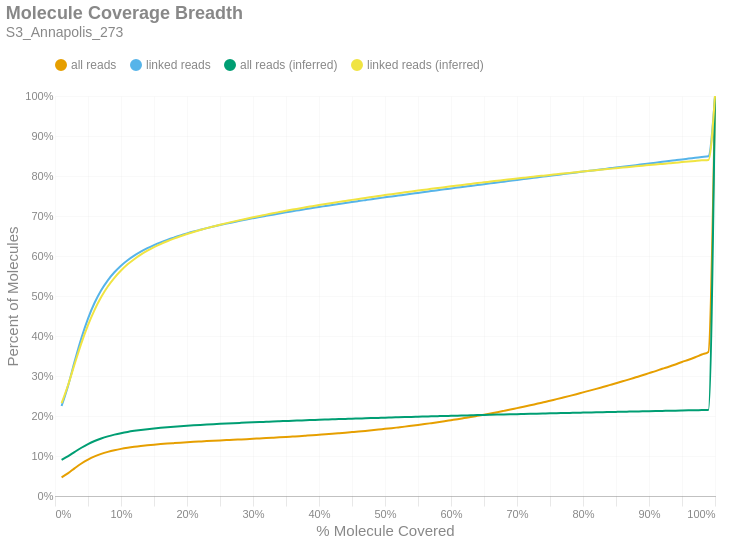

The notebook cell saved with this chart:
### Markdown cell above
### Molecule Read Coverage
This chart shows molecule coverage breadth as computed by the number of bases aligned to that molecule. In other words, "*how much of each unique long molecule is actually sequenced/aligned?*" Keep in mind there is a distinction between sequences and alignments, since some sequences belonging to a particular molecule may not align well and wouldn't appear in the alignment data. This chart also shows molecule coverage breadth as computed by the *inferred fragment* from which the aligned sequences originate. Unlike read coverage, this calculation takes into account the total insert size, including unsequenced gaps between the forward and reverse reads. Like the previous figures, these are cumulative percents.

### Code cell
if SKIPLR:
    print_html(f"Skipped")
else:
    binned_df = consolidated_hist(valids['coverage_bp'], mask, 0.01, True)
    binned_df_inf = consolidated_hist(valids['coverage_inserts'], mask, 0.01, True)
    binned_df = binned_df.with_columns(pl.lit(binned_df_inf['all reads (cumsum)']).alias('all reads (inferred)'))
    binned_df = binned_df.with_columns(pl.lit(binned_df_inf['linked reads (cumsum)']).alias('linked reads (inferred)'))
    binned_df = binned_df.with_columns(
        (pl.col('bin').cast(pl.Float64) + 0.01).alias('right_edge')
    )

    with SafeRender(binned_df):
        (
            density_plot(binned_df, 'Molecule Coverage Breadth', samplename, 'molcov', ['all reads (inferred)','linked reads (inferred)'])
            .encode(
                #x=alt.X('bin:Q', title="% Molecule Covered").axis(format = '%').scale(padding=0),
                x=alt.X('right_edge:Q', title="% Molecule Covered").axis(format='%').scale(padding=0),
                y=alt.Y('value:Q', title='Percent of Molecules')
                    .axis(format='%')
                    .stack(False)
                    .scale(domainMin=0, padding=0),
                color=alt.Color("key:N").scale(domain = ["all reads", "linked reads", "all reads (inferred)", "linked reads (inferred)"]),
                tooltip = [
                    alt.Tooltip("key:N", title = "Data Type"),
                    alt.Tooltip("range_label:N", title="% Molecule Covered"),
                    alt.Tooltip("value:Q", format = ".2%", title="% Molecules")
                ]
            )
        ).display()

### Figure 1 — Vega-Lite specification as saved in the notebook (floating-point values rounded to 4 significant figures)
{"width": "container", "height": 400, "config": {"title": {"anchor": "start", "dy": -15, "fontSize": 18, "color": "#888888", "subtitleColor": "#888888", "subtitleFontSize": 14}, "arc": {"fill": "#0072B2"}, "axis": {"domainColor": "#888888", "domainWidth": 0.5, "gridWidth": 0.2, "grid": false, "titleFontWeight": 400, "titleFontSize": 15, "labelFontSize": 11, "labelColor": "#888888", "tickColor": "#888888", "tickWidth": 0.2, "titleColor": "#888888"}, "axisBand": {"grid": false}, "axisX": {"grid": true, "tickSize": 10, "domainCap": "round"}, "axisY": {"domain": false, "grid": true, "tickSize": 0, "domainCap": "round"}, "background": "transparent", "header": {"labelFontSize": 15, "labelColor": "#888888", "titleFontSize": 15, "titleFontWeight": 600, "titleColor": "#888888"}, "legend": {"labelFont": "sans-serif", "labelFontSize": 12, "labelColor": "#888888", "symbolSize": 100, "symbolType": "circle", "titleFontSize": 12, "titlePadding": 10, "titleColor": "#888888", "title": null, "orient": "top"}, "range": {"category": ["#E69F00", "#56B4E9", "#009E73", "#F0E442", "#0072B2", "#D55E00", "#CC79A7", "#000000"], "diverging": ["#cfe8f3", "#a2d4ec", "#73bfe2", "#46abdb", "#1696d2", "#12719e"]}, "area": {"fill": "#0072B2", "fillOpacity": 0.7, "line": true, "strokeOpacity": 0.7}, "line": {"color": "#0072B2", "stroke": "#0072B2", "strokeWidth": 2}, "trail": {"color": "#0072B2", "stroke": "#0072B2", "strokeWidth": 0, "size": 1}, "point": {"filled": true, "fillOpacity": 1.0, "size": 95}, "text": {"color": "#888888", "fontSize": 11, "align": "right", "fontWeight": 400, "size": 11}, "bar": {"fill": "#0072B2", "stroke": null}, "view": {"stroke": null, "continuousWidth": 660, "continuousHeight": 400}}, "data": {"name": "data-4e168f804faaac9d46379edbef8be25c"}, "mark": {"type": "line", "interpolate": "monotone", "point": {"opacity": 0, "size": 275}}, "encoding": {"color": {"field": "key", "scale": {"domain": ["all reads", "linked reads", "all reads (inferred)", "linked reads (inferred)"]}, "type": "nominal"}, "tooltip": [{"field": "key", "title": "Data Type", "type": "nominal"}, {"field": "range_label", "title": "% Molecule Covered", "type": "nominal"}, {"field": "value", "format": ".2%", "title": "% Molecules", "type": "quantitative"}], "x": {"axis": {"format": "%"}, "field": "right_edge", "scale": {"padding": 0}, "title": "% Molecule Covered", "type": "quantitative"}, "y": {"axis": {"format": "%"}, "field": "value", "scale": {"domainMin": 0, "padding": 0}, "stack": false, "title": "Percent of Molecules", "type": "quantitative"}}, "params": [{"name": "param_c36ac31b6afebe62", "select": {"type": "point", "fields": ["key"]}, "bind": "legend"}], "title": {"text": "Molecule Coverage Breadth", "subtitle": "S3_Annapolis_273"}, "transform": [{"fold": ["all reads (cumsum)", "linked reads (cumsum)", "all reads (inferred)", "linked reads (inferred)"]}, {"calculate": "replace(datum.key, ' (cumsum)', '')", "as": "key"}, {"filter": {"param": "param_c36ac31b6afebe62"}}], "usermeta": {"embedOptions": {"downloadFileName": "S3_Annapolis_273.molcov"}}, "$schema": "https://vega.github.io/schema/vega-lite/v6.1.0.json", "datasets": {"data-4e168f804faaac9d46379edbef8be25c": [{"bin": "0.0", "interval": "0.0-0.01", "all reads": 0.04679, "linked reads": 0.2249, "all reads (cumsum)": 0.04679, "linked reads (cumsum)": 0.2249, "range_label": "0.0-0.01", "all reads (inferred)": 0.09029, "linked reads (inferred)": 0.2319, "right_edge": 0.01}, {"bin": "0.01", "interval": "0.01-0.02", "all reads": 0.01054, "linked reads": 0.05163, "all reads (cumsum)": 0.05733, "linked reads (cumsum)": 0.2765, "range_label": "0.01-0.02", "all reads (inferred)": 0.09968, "linked reads (inferred)": 0.2781, "right_edge": 0.02}, {"bin": "0.02", "interval": "0.02-0.03", "all reads": 0.01241, "linked reads": 0.06139, "all reads (cumsum)": 0.06974, "linked reads (cumsum)": 0.3379, "range_label": "0.02-0.03", "all reads (inferred)": 0.1104, "linked reads (inferred)": 0.3313, "right_edge": 0.03}, {"bin": "0.03", "interval": "0.03-0.04", "all reads": 0.01156, "linked reads": 0.05727, "all reads (cumsum)": 0.0813, "linked reads (cumsum)": 0.3952, "range_label": "0.03-0.04", "all reads (inferred)": 0.1206, "linked reads (inferred)": 0.3821, "right_edge": 0.04}, {"bin": "0.04", "interval": "0.04-0.05", "all reads": 0.009776, "linked reads": 0.0485, "all reads (cumsum)": 0.09108, "linked reads (cumsum)": 0.4437, "range_label": "0.04-0.05", "all reads (inferred)": 0.1297, "linked reads (inferred)": 0.4273, "right_edge": 0.05}, {"bin": "0.05", "interval": "0.05-0.06", "all reads": 0.007945, "linked reads": 0.03939, "all reads (cumsum)": 0.09902, "linked reads (cumsum)": 0.4831, "range_label": "0.05-0.06", "all reads (inferred)": 0.1374, "linked reads (inferred)": 0.4655, "right_edge": 0.06}, {"bin": "0.06", "interval": "0.06-0.07", "all reads": 0.006324, "linked reads": 0.03135, "all reads (cumsum)": 0.1053, "linked reads (cumsum)": 0.5144, "range_label": "0.06-0.07", "all reads (inferred)": 0.1438, "linked reads (inferred)": 0.4974, "right_edge": 0.07}, {"bin": "0.07", "interval": "0.07-0.08", "all reads": 0.005011, "linked reads": 0.02484, "all reads (cumsum)": 0.1104, "linked reads (cumsum)": 0.5392, "range_label": "0.07-0.08", "all reads (inferred)": 0.1491, "linked reads (inferred)": 0.5237, "right_edge": 0.08}, {"bin": "0.08", "interval": "0.08-0.09", "all reads": 0.004083, "linked reads": 0.02018, "all reads (cumsum)": 0.1144, "linked reads (cumsum)": 0.5594, "range_label": "0.08-0.09", "all reads (inferred)": 0.1535, "linked reads (inferred)": 0.5454, "right_edge": 0.09}, {"bin": "0.09", "interval": "0.09-0.1", "all reads": 0.003346, "linked reads": 0.01647, "all reads (cumsum)": 0.1178, "linked reads (cumsum)": 0.5759, "range_label": "0.09-0.1", "all reads (inferred)": 0.1571, "linked reads (inferred)": 0.5636, "right_edge": 0.1}, {"bin": "0.1", "interval": "0.1-0.11", "all reads": 0.002771, "linked reads": 0.01357, "all reads (cumsum)": 0.1206, "linked reads (cumsum)": 0.5895, "range_label": "0.1-0.11", "all reads (inferred)": 0.1603, "linked reads (inferred)": 0.5791, "right_edge": 0.11}, {"bin": "0.11", "interval": "0.11-0.12", "all reads": 0.002348, "linked reads": 0.01149, "all reads (cumsum)": 0.1229, "linked reads (cumsum)": 0.601, "range_label": "0.11-0.12", "all reads (inferred)": 0.1629, "linked reads (inferred)": 0.592, "right_edge": 0.12}, {"bin": "0.12", "interval": "0.12-0.13", "all reads": 0.002026, "linked reads": 0.009943, "all reads (cumsum)": 0.1249, "linked reads (cumsum)": 0.6109, "range_label": "0.12-0.13", "all reads (inferred)": 0.1651, "linked reads (inferred)": 0.6033, "right_edge": 0.13}, {"bin": "0.13", "interval": "0.13-0.14", "all reads": 0.001783, "linked reads": 0.008707, "all reads (cumsum)": 0.1267, "linked reads (cumsum)": 0.6196, "range_label": "0.13-0.14", "all reads (inferred)": 0.1671, "linked reads (inferred)": 0.6132, "right_edge": 0.14}, {"bin": "0.14", "interval": "0.14-0.15", "all reads": 0.001562, "linked reads": 0.00762, "all reads (cumsum)": 0.1283, "linked reads (cumsum)": 0.6272, "range_label": "0.14-0.15", "all reads (inferred)": 0.1689, "linked reads (inferred)": 0.6221, "right_edge": 0.15}, {"bin": "0.15", "interval": "0.15-0.16", "all reads": 0.001424, "linked reads": 0.006914, "all reads (cumsum)": 0.1297, "linked reads (cumsum)": 0.6341, "range_label": "0.15-0.16", "all reads (inferred)": 0.1705, "linked reads (inferred)": 0.6299, "right_edge": 0.16}, {"bin": "0.16", "interval": "0.16-0.17", "all reads": 0.001283, "linked reads": 0.006192, "all reads (cumsum)": 0.131, "linked reads (cumsum)": 0.6403, "range_label": "0.16-0.17", "all reads (inferred)": 0.1719, "linked reads (inferred)": 0.6368, "right_edge": 0.17}, {"bin": "0.17", "interval": "0.17-0.18", "all reads": 0.001166, "linked reads": 0.005609, "all reads (cumsum)": 0.1321, "linked reads (cumsum)": 0.6459, "range_label": "0.17-0.18", "all reads (inferred)": 0.1732, "linked reads (inferred)": 0.6433, "right_edge": 0.18}, {"bin": "0.18", "interval": "0.18-0.19", "all reads": 0.001133, "linked reads": 0.005412, "all reads (cumsum)": 0.1333, "linked reads (cumsum)": 0.6514, "range_label": "0.18-0.19", "all reads (inferred)": 0.1745, "linked reads (inferred)": 0.6493, "right_edge": 0.19}, {"bin": "0.19", "interval": "0.19-0.2", "all reads": 0.001058, "linked reads": 0.004984, "all reads (cumsum)": 0.1343, "linked reads (cumsum)": 0.6563, "range_label": "0.19-0.2", "all reads (inferred)": 0.1756, "linked reads (inferred)": 0.6549, "right_edge": 0.2}, {"bin": "0.2", "interval": "0.2-0.21", "all reads": 0.001009, "linked reads": 0.00472, "all reads (cumsum)": 0.1353, "linked reads (cumsum)": 0.6611, "range_label": "0.2-0.21", "all reads (inferred)": 0.1767, "linked reads (inferred)": 0.6601, "right_edge": 0.21}, {"bin": "0.21", "interval": "0.21-0.22", "all reads": 0.0009302, "linked reads": 0.004351, "all reads (cumsum)": 0.1363, "linked reads (cumsum)": 0.6654, "range_label": "0.21-0.22", "all reads (inferred)": 0.1777, "linked reads (inferred)": 0.6651, "right_edge": 0.22}, {"bin": "0.22", "interval": "0.22-0.23", "all reads": 0.0009146, "linked reads": 0.004231, "all reads (cumsum)": 0.1372, "linked reads (cumsum)": 0.6696, "range_label": "0.22-0.23", "all reads (inferred)": 0.1786, "linked reads (inferred)": 0.6697, "right_edge": 0.23}, {"bin": "0.23", "interval": "0.23-0.24", "all reads": 0.0008707, "linked reads": 0.003979, "all reads (cumsum)": 0.1381, "linked reads (cumsum)": 0.6736, "range_label": "0.23-0.24", "all reads (inferred)": 0.1795, "linked reads (inferred)": 0.674, "right_edge": 0.24}, {"bin": "0.24", "interval": "0.24-0.25", "all reads": 0.0008376, "linked reads": 0.003757, "all reads (cumsum)": 0.1389, "linked reads (cumsum)": 0.6774, "range_label": "0.24-0.25", "all reads (inferred)": 0.1804, "linked reads (inferred)": 0.6781, "right_edge": 0.25}, {"bin": "0.25", "interval": "0.25-0.26", "all reads": 0.0008093, "linked reads": 0.003606, "all reads (cumsum)": 0.1397, "linked reads (cumsum)": 0.681, "range_label": "0.25-0.26", "all reads (inferred)": 0.1812, "linked reads (inferred)": 0.6821, "right_edge": 0.26}, {"bin": "0.26", "interval": "0.26-0.27", "all reads": 0.0007914, "linked reads": 0.003437, "all reads (cumsum)": 0.1405, "linked reads (cumsum)": 0.6844, "range_label": "0.26-0.27", "all reads (inferred)": 0.182, "linked reads (inferred)": 0.686, "right_edge": 0.27}, {"bin": "0.27", "interval": "0.27-0.28", "all reads": 0.0008239, "linked reads": 0.00345, "all reads (cumsum)": 0.1413, "linked reads (cumsum)": 0.6879, "range_label": "0.27-0.28", "all reads (inferred)": 0.1827, "linked reads (inferred)": 0.6897, "right_edge": 0.28}, {"bin": "0.28", "interval": "0.28-0.29", "all reads": 0.0008297, "linked reads": 0.003323, "all reads (cumsum)": 0.1422, "linked reads (cumsum)": 0.6912, "range_label": "0.28-0.29", "all reads (inferred)": 0.1835, "linked reads (inferred)": 0.6933, "right_edge": 0.29}, {"bin": "0.29", "interval": "0.29-0.3", "all reads": 0.0008547, "linked reads": 0.003206, "all reads (cumsum)": 0.143, "linked reads (cumsum)": 0.6944, "range_label": "0.29-0.3", "all reads (inferred)": 0.1842, "linked reads (inferred)": 0.6969, "right_edge": 0.3}, {"bin": "0.3", "interval": "0.3-0.31", "all reads": 0.000888, "linked reads": 0.00316, "all reads (cumsum)": 0.1439, "linked reads (cumsum)": 0.6976, "range_label": "0.3-0.31", "all reads (inferred)": 0.1849, "linked reads (inferred)": 0.7002, "right_edge": 0.31}, {"bin": "0.31", "interval": "0.31-0.32", "all reads": 0.0008659, "linked reads": 0.002957, "all reads (cumsum)": 0.1448, "linked reads (cumsum)": 0.7005, "range_label": "0.31-0.32", "all reads (inferred)": 0.1856, "linked reads (inferred)": 0.7034, "right_edge": 0.32}, {"bin": "0.32", "interval": "0.32-0.33", "all reads": 0.0009113, "linked reads": 0.002877, "all reads (cumsum)": 0.1457, "linked reads (cumsum)": 0.7034, "range_label": "0.32-0.33", "all reads (inferred)": 0.1862, "linked reads (inferred)": 0.7067, "right_edge": 0.33}, {"bin": "0.33", "interval": "0.33-0.34", "all reads": 0.0009321, "linked reads": 0.00287, "all reads (cumsum)": 0.1466, "linked reads (cumsum)": 0.7063, "range_label": "0.33-0.34", "all reads (inferred)": 0.1869, "linked reads (inferred)": 0.7098, "right_edge": 0.34}, {"bin": "0.34", "interval": "0.34-0.35", "all reads": 0.0009853, "linked reads": 0.002846, "all reads (cumsum)": 0.1476, "linked reads (cumsum)": 0.7091, "range_label": "0.34-0.35", "all reads (inferred)": 0.1875, "linked reads (inferred)": 0.7129, "right_edge": 0.35}, {"bin": "0.35", "interval": "0.35-0.36", "all reads": 0.00103, "linked reads": 0.002833, "all reads (cumsum)": 0.1486, "linked reads (cumsum)": 0.7119, "range_label": "0.35-0.36", "all reads (inferred)": 0.1882, "linked reads (inferred)": 0.716, "right_edge": 0.36}, {"bin": "0.36", "interval": "0.36-0.37", "all reads": 0.001023, "linked reads": 0.002674, "all reads (cumsum)": 0.1496, "linked reads (cumsum)": 0.7146, "range_label": "0.36-0.37", "all reads (inferred)": 0.1888, "linked reads (inferred)": 0.7189, "right_edge": 0.37}, {"bin": "0.37", "interval": "0.37-0.38", "all reads": 0.00109, "linked reads": 0.002738, "all reads (cumsum)": 0.1507, "linked reads (cumsum)": 0.7174, "range_label": "0.37-0.38", "all reads (inferred)": 0.1894, "linked reads (inferred)": 0.7218, "right_edge": 0.38}, {"bin": "0.38", "interval": "0.38-0.39", "all reads": 0.001118, "linked reads": 0.002569, "all reads (cumsum)": 0.1519, "linked reads (cumsum)": 0.7199, "range_label": "0.38-0.39", "all reads (inferred)": 0.19, "linked reads (inferred)": 0.7246, "right_edge": 0.39}, {"bin": "0.39", "interval": "0.39-0.4", "all reads": 0.001216, "linked reads": 0.002656, "all reads (cumsum)": 0.1531, "linked reads (cumsum)": 0.7226, "range_label": "0.39-0.4", "all reads (inferred)": 0.1905, "linked reads (inferred)": 0.7274, "right_edge": 0.4}, {"bin": "0.4", "interval": "0.4-0.41", "all reads": 0.001186, "linked reads": 0.002464, "all reads (cumsum)": 0.1543, "linked reads (cumsum)": 0.725, "range_label": "0.4-0.41", "all reads (inferred)": 0.1911, "linked reads (inferred)": 0.7301, "right_edge": 0.41}, {"bin": "0.41", "interval": "0.41-0.42", "all reads": 0.001272, "linked reads": 0.002521, "all reads (cumsum)": 0.1555, "linked reads (cumsum)": 0.7276, "range_label": "0.41-0.42", "all reads (inferred)": 0.1916, "linked reads (inferred)": 0.7326, "right_edge": 0.42}, {"bin": "0.42", "interval": "0.42-0.43", "all reads": 0.001345, "linked reads": 0.002482, "all reads (cumsum)": 0.1569, "linked reads (cumsum)": 0.73, "range_label": "0.42-0.43", "all reads (inferred)": 0.1922, "linked reads (inferred)": 0.7353, "right_edge": 0.43}, {"bin": "0.43", "interval": "0.43-0.44", "all reads": 0.00138, "linked reads": 0.002464, "all reads (cumsum)": 0.1582, "linked reads (cumsum)": 0.7325, "range_label": "0.43-0.44", "all reads (inferred)": 0.1927, "linked reads (inferred)": 0.7378, "right_edge": 0.44}, {"bin": "0.44", "interval": "0.44-0.45", "all reads": 0.001457, "linked reads": 0.002425, "all reads (cumsum)": 0.1597, "linked reads (cumsum)": 0.7349, "range_label": "0.44-0.45", "all reads (inferred)": 0.1933, "linked reads (inferred)": 0.7403, "right_edge": 0.45}, {"bin": "0.45", "interval": "0.45-0.46", "all reads": 0.001472, "linked reads": 0.00236, "all reads (cumsum)": 0.1612, "linked reads (cumsum)": 0.7373, "range_label": "0.45-0.46", "all reads (inferred)": 0.1938, "linked reads (inferred)": 0.7427, "right_edge": 0.46}, {"bin": "0.46", "interval": "0.46-0.47", "all reads": 0.001553, "linked reads": 0.002334, "all reads (cumsum)": 0.1627, "linked reads (cumsum)": 0.7396, "range_label": "0.46-0.47", "all reads (inferred)": 0.1943, "linked reads (inferred)": 0.7452, "right_edge": 0.47}, {"bin": "0.47", "interval": "0.47-0.48", "all reads": 0.00163, "linked reads": 0.002328, "all reads (cumsum)": 0.1644, "linked reads (cumsum)": 0.742, "range_label": "0.47-0.48", "all reads (inferred)": 0.1948, "linked reads (inferred)": 0.7476, "right_edge": 0.48}, {"bin": "0.48", "interval": "0.48-0.49", "all reads": 0.001633, "linked reads": 0.00228, "all reads (cumsum)": 0.166, "linked reads (cumsum)": 0.7442, "range_label": "0.48-0.49", "all reads (inferred)": 0.1953, "linked reads (inferred)": 0.75, "right_edge": 0.49}, {"bin": "0.49", "interval": "0.49-0.5", "all reads": 0.0019, "linked reads": 0.002409, "all reads (cumsum)": 0.1679, "linked reads (cumsum)": 0.7466, "range_label": "0.49-0.5", "all reads (inferred)": 0.1958, "linked reads (inferred)": 0.7524, "right_edge": 0.5}, {"bin": "0.5", "interval": "0.5-0.51", "all reads": 0.001683, "linked reads": 0.002156, "all reads (cumsum)": 0.1696, "linked reads (cumsum)": 0.7488, "range_label": "0.5-0.51", "all reads (inferred)": 0.1963, "linked reads (inferred)": 0.7546, "right_edge": 0.51}, {"bin": "0.51", "interval": "0.51-0.52", "all reads": 0.001911, "linked reads": 0.002257, "all reads (cumsum)": 0.1715, "linked reads (cumsum)": 0.7511, "range_label": "0.51-0.52", "all reads (inferred)": 0.1968, "linked reads (inferred)": 0.7569, "right_edge": 0.52}, {"bin": "0.52", "interval": "0.52-0.53", "all reads": 0.001937, "linked reads": 0.002228, "all reads (cumsum)": 0.1734, "linked reads (cumsum)": 0.7533, "range_label": "0.52-0.53", "all reads (inferred)": 0.1973, "linked reads (inferred)": 0.7591, "right_edge": 0.53}, {"bin": "0.53", "interval": "0.53-0.54", "all reads": 0.002071, "linked reads": 0.002268, "all reads (cumsum)": 0.1755, "linked reads (cumsum)": 0.7556, "range_label": "0.53-0.54", "all reads (inferred)": 0.1977, "linked reads (inferred)": 0.7614, "right_edge": 0.54}, {"bin": "0.54", "interval": "0.54-0.55", "all reads": 0.002071, "linked reads": 0.00222, "all reads (cumsum)": 0.1776, "linked reads (cumsum)": 0.7578, "range_label": "0.54-0.55", "all reads (inferred)": 0.1982, "linked reads (inferred)": 0.7636, "right_edge": 0.55}, {"bin": "0.55", "interval": "0.55-0.56", "all reads": 0.002241, "linked reads": 0.00225, "all reads (cumsum)": 0.1798, "linked reads (cumsum)": 0.76, "range_label": "0.55-0.56", "all reads (inferred)": 0.1987, "linked reads (inferred)": 0.7657, "right_edge": 0.56}, {"bin": "0.56", "interval": "0.56-0.57", "all reads": 0.002326, "linked reads": 0.002192, "all reads (cumsum)": 0.1821, "linked reads (cumsum)": 0.7622, "range_label": "0.56-0.57", "all reads (inferred)": 0.1991, "linked reads (inferred)": 0.7679, "right_edge": 0.57}, {"bin": "0.57", "interval": "0.57-0.58", "all reads": 0.002346, "linked reads": 0.002217, "all reads (cumsum)": 0.1845, "linked reads (cumsum)": 0.7644, "range_label": "0.57-0.58", "all reads (inferred)": 0.1996, "linked reads (inferred)": 0.7699, "right_edge": 0.58}, {"bin": "0.58", "interval": "0.58-0.59", "all reads": 0.002466, "linked reads": 0.002164, "all reads (cumsum)": 0.1869, "linked reads (cumsum)": 0.7666, "range_label": "0.58-0.59", "all reads (inferred)": 0.2, "linked reads (inferred)": 0.772, "right_edge": 0.59}, {"bin": "0.59", "interval": "0.59-0.6", "all reads": 0.002557, "linked reads": 0.002296, "all reads (cumsum)": 0.1895, "linked reads (cumsum)": 0.7689, "range_label": "0.59-0.6", "all reads (inferred)": 0.2005, "linked reads (inferred)": 0.7741, "right_edge": 0.6}, {"bin": "0.6", "interval": "0.6-0.61", "all reads": 0.002547, "linked reads": 0.002118, "all reads (cumsum)": 0.1921, "linked reads (cumsum)": 0.771, "range_label": "0.6-0.61", "all reads (inferred)": 0.2009, "linked reads (inferred)": 0.7762, "right_edge": 0.61}, {"bin": "0.61", "interval": "0.61-0.62", "all reads": 0.002757, "linked reads": 0.002123, "all reads (cumsum)": 0.1948, "linked reads (cumsum)": 0.7731, "range_label": "0.61-0.62", "all reads (inferred)": 0.2013, "linked reads (inferred)": 0.7782, "right_edge": 0.62}, {"bin": "0.62", "interval": "0.62-0.63", "all reads": 0.002748, "linked reads": 0.002108, "all reads (cumsum)": 0.1976, "linked reads (cumsum)": 0.7752, "range_label": "0.62-0.63", "all reads (inferred)": 0.2018, "linked reads (inferred)": 0.7803, "right_edge": 0.63}, {"bin": "0.63", "interval": "0.63-0.64", "all reads": 0.002907, "linked reads": 0.002118, "all reads (cumsum)": 0.2005, "linked reads (cumsum)": 0.7774, "range_label": "0.63-0.64", "all reads (inferred)": 0.2022, "linked reads (inferred)": 0.7823, "right_edge": 0.64}, {"bin": "0.64", "interval": "0.64-0.65", "all reads": 0.002931, "linked reads": 0.002159, "all reads (cumsum)": 0.2034, "linked reads (cumsum)": 0.7795, "range_label": "0.64-0.65", "all reads (inferred)": 0.2026, "linked reads (inferred)": 0.7842, "right_edge": 0.65}, {"bin": "0.65", "interval": "0.65-0.66", "all reads": 0.003112, "linked reads": 0.002081, "all reads (cumsum)": 0.2065, "linked reads (cumsum)": 0.7816, "range_label": "0.65-0.66", "all reads (inferred)": 0.203, "linked reads (inferred)": 0.7861, "right_edge": 0.66}, {"bin": "0.66", "interval": "0.66-0.67", "all reads": 0.003087, "linked reads": 0.002161, "all reads (cumsum)": 0.2096, "linked reads (cumsum)": 0.7838, "range_label": "0.66-0.67", "all reads (inferred)": 0.2035, "linked reads (inferred)": 0.788, "right_edge": 0.67}, {"bin": "0.67", "interval": "0.67-0.68", "all reads": 0.003259, "linked reads": 0.002056, "all reads (cumsum)": 0.2129, "linked reads (cumsum)": 0.7858, "range_label": "0.67-0.68", "all reads (inferred)": 0.2039, "linked reads (inferred)": 0.7899, "right_edge": 0.68}, {"bin": "0.68", "interval": "0.68-0.69", "all reads": 0.003327, "linked reads": 0.002144, "all reads (cumsum)": 0.2162, "linked reads (cumsum)": 0.788, "range_label": "0.68-0.69", "all reads (inferred)": 0.2043, "linked reads (inferred)": 0.7918, "right_edge": 0.69}, {"bin": "0.69", "interval": "0.69-0.7", "all reads": 0.003501, "linked reads": 0.002142, "all reads (cumsum)": 0.2197, "linked reads (cumsum)": 0.7901, "range_label": "0.69-0.7", "all reads (inferred)": 0.2047, "linked reads (inferred)": 0.7937, "right_edge": 0.7}, {"bin": "0.7", "interval": "0.7-0.71", "all reads": 0.003442, "linked reads": 0.002114, "all reads (cumsum)": 0.2231, "linked reads (cumsum)": 0.7922, "range_label": "0.7-0.71", "all reads (inferred)": 0.2051, "linked reads (inferred)": 0.7955, "right_edge": 0.71}, {"bin": "0.71", "interval": "0.71-0.72", "all reads": 0.00357, "linked reads": 0.002051, "all reads (cumsum)": 0.2267, "linked reads (cumsum)": 0.7943, "range_label": "0.71-0.72", "all reads (inferred)": 0.2055, "linked reads (inferred)": 0.7973, "right_edge": 0.72}, {"bin": "0.72", "interval": "0.72-0.73", "all reads": 0.003776, "linked reads": 0.002149, "all reads (cumsum)": 0.2305, "linked reads (cumsum)": 0.7964, "range_label": "0.72-0.73", "all reads (inferred)": 0.2059, "linked reads (inferred)": 0.7991, "right_edge": 0.73}, {"bin": "0.73", "interval": "0.73-0.74", "all reads": 0.003727, "linked reads": 0.00209, "all reads (cumsum)": 0.2342, "linked reads (cumsum)": 0.7985, "range_label": "0.73-0.74", "all reads (inferred)": 0.2062, "linked reads (inferred)": 0.8009, "right_edge": 0.74}, {"bin": "0.74", "interval": "0.74-0.75", "all reads": 0.004076, "linked reads": 0.002204, "all reads (cumsum)": 0.2383, "linked reads (cumsum)": 0.8007, "range_label": "0.74-0.75", "all reads (inferred)": 0.2066, "linked reads (inferred)": 0.8027, "right_edge": 0.75}, {"bin": "0.75", "interval": "0.75-0.76", "all reads": 0.003853, "linked reads": 0.002014, "all reads (cumsum)": 0.2421, "linked reads (cumsum)": 0.8027, "range_label": "0.75-0.76", "all reads (inferred)": 0.207, "linked reads (inferred)": 0.8043, "right_edge": 0.76}, {"bin": "0.76", "interval": "0.76-0.77", "all reads": 0.004058, "linked reads": 0.002076, "all reads (cumsum)": 0.2462, "linked reads (cumsum)": 0.8048, "range_label": "0.76-0.77", "all reads (inferred)": 0.2074, "linked reads (inferred)": 0.8061, "right_edge": 0.77}, {"bin": "0.77", "interval": "0.77-0.78", "all reads": 0.004137, "linked reads": 0.002061, "all reads (cumsum)": 0.2503, "linked reads (cumsum)": 0.8069, "range_label": "0.77-0.78", "all reads (inferred)": 0.2077, "linked reads (inferred)": 0.8078, "right_edge": 0.78}, {"bin": "0.78", "interval": "0.78-0.79", "all reads": 0.004248, "linked reads": 0.002045, "all reads (cumsum)": 0.2546, "linked reads (cumsum)": 0.8089, "range_label": "0.78-0.79", "all reads (inferred)": 0.2081, "linked reads (inferred)": 0.8095, "right_edge": 0.79}, {"bin": "0.79", "interval": "0.79-0.8", "all reads": 0.004563, "linked reads": 0.002144, "all reads (cumsum)": 0.2591, "linked reads (cumsum)": 0.8111, "range_label": "0.79-0.8", "all reads (inferred)": 0.2085, "linked reads (inferred)": 0.8112, "right_edge": 0.8}, {"bin": "0.8", "interval": "0.8-0.81", "all reads": 0.004281, "linked reads": 0.002004, "all reads (cumsum)": 0.2634, "linked reads (cumsum)": 0.8131, "range_label": "0.8-0.81", "all reads (inferred)": 0.2089, "linked reads (inferred)": 0.8129, "right_edge": 0.81}, {"bin": "0.81", "interval": "0.81-0.82", "all reads": 0.004427, "linked reads": 0.001982, "all reads (cumsum)": 0.2678, "linked reads (cumsum)": 0.815, "range_label": "0.81-0.82", "all reads (inferred)": 0.2092, "linked reads (inferred)": 0.8146, "right_edge": 0.82}, {"bin": "0.82", "interval": "0.82-0.83", "all reads": 0.004643, "linked reads": 0.002015, "all reads (cumsum)": 0.2725, "linked reads (cumsum)": 0.8171, "range_label": "0.82-0.83", "all reads (inferred)": 0.2096, "linked reads (inferred)": 0.8162, "right_edge": 0.83}, {"bin": "0.83", "interval": "0.83-0.84", "all reads": 0.004698, "linked reads": 0.002026, "all reads (cumsum)": 0.2772, "linked reads (cumsum)": 0.8191, "range_label": "0.83-0.84", "all reads (inferred)": 0.2099, "linked reads (inferred)": 0.8178, "right_edge": 0.84}, {"bin": "0.84", "interval": "0.84-0.85", "all reads": 0.004678, "linked reads": 0.001957, "all reads (cumsum)": 0.2819, "linked reads (cumsum)": 0.821, "range_label": "0.84-0.85", "all reads (inferred)": 0.2103, "linked reads (inferred)": 0.8195, "right_edge": 0.85}, {"bin": "0.85", "interval": "0.85-0.86", "all reads": 0.004888, "linked reads": 0.00204, "all reads (cumsum)": 0.2867, "linked reads (cumsum)": 0.8231, "range_label": "0.85-0.86", "all reads (inferred)": 0.2107, "linked reads (inferred)": 0.8211, "right_edge": 0.86}, {"bin": "0.86", "interval": "0.86-0.87", "all reads": 0.004868, "linked reads": 0.00205, "all reads (cumsum)": 0.2916, "linked reads (cumsum)": 0.8251, "range_label": "0.86-0.87", "all reads (inferred)": 0.211, "linked reads (inferred)": 0.8227, "right_edge": 0.87}, {"bin": "0.87", "interval": "0.87-0.88", "all reads": 0.005082, "linked reads": 0.002064, "all reads (cumsum)": 0.2967, "linked reads (cumsum)": 0.8272, "range_label": "0.87-0.88", "all reads (inferred)": 0.2113, "linked reads (inferred)": 0.8242, "right_edge": 0.88}, {"bin": "0.88", "interval": "0.88-0.89", "all reads": 0.005094, "linked reads": 0.002071, "all reads (cumsum)": 0.3018, "linked reads (cumsum)": 0.8293, "range_label": "0.88-0.89", "all reads (inferred)": 0.2117, "linked reads (inferred)": 0.8257, "right_edge": 0.89}, {"bin": "0.89", "interval": "0.89-0.9", "all reads": 0.005331, "linked reads": 0.002071, "all reads (cumsum)": 0.3071, "linked reads (cumsum)": 0.8313, "range_label": "0.89-0.9", "all reads (inferred)": 0.212, "linked reads (inferred)": 0.8273, "right_edge": 0.9}, {"bin": "0.9", "interval": "0.9-0.91", "all reads": 0.005095, "linked reads": 0.002045, "all reads (cumsum)": 0.3122, "linked reads (cumsum)": 0.8334, "range_label": "0.9-0.91", "all reads (inferred)": 0.2124, "linked reads (inferred)": 0.8288, "right_edge": 0.91}, {"bin": "0.91", "interval": "0.91-0.92", "all reads": 0.005831, "linked reads": 0.002019, "all reads (cumsum)": 0.318, "linked reads (cumsum)": 0.8354, "range_label": "0.91-0.92", "all reads (inferred)": 0.2127, "linked reads (inferred)": 0.8303, "right_edge": 0.92}, {"bin": "0.92", "interval": "0.92-0.93", "all reads": 0.005175, "linked reads": 0.001998, "all reads (cumsum)": 0.3232, "linked reads (cumsum)": 0.8374, "range_label": "0.92-0.93", "all reads (inferred)": 0.213, "linked reads (inferred)": 0.8317, "right_edge": 0.93}, {"bin": "0.93", "interval": "0.93-0.94", "all reads": 0.005675, "linked reads": 0.002083, "all reads (cumsum)": 0.3289, "linked reads (cumsum)": 0.8395, "range_label": "0.93-0.94", "all reads (inferred)": 0.2133, "linked reads (inferred)": 0.8331, "right_edge": 0.94}, {"bin": "0.94", "interval": "0.94-0.95", "all reads": 0.006268, "linked reads": 0.00205, "all reads (cumsum)": 0.3352, "linked reads (cumsum)": 0.8415, "range_label": "0.94-0.95", "all reads (inferred)": 0.2137, "linked reads (inferred)": 0.8347, "right_edge": 0.95}, {"bin": "0.95", "interval": "0.95-0.96", "all reads": 0.005358, "linked reads": 0.001968, "all reads (cumsum)": 0.3405, "linked reads (cumsum)": 0.8435, "range_label": "0.95-0.96", "all reads (inferred)": 0.2141, "linked reads (inferred)": 0.8361, "right_edge": 0.96}, {"bin": "0.96", "interval": "0.96-0.97", "all reads": 0.006304, "linked reads": 0.001992, "all reads (cumsum)": 0.3468, "linked reads (cumsum)": 0.8455, "range_label": "0.96-0.97", "all reads (inferred)": 0.2145, "linked reads (inferred)": 0.8377, "right_edge": 0.97}, {"bin": "0.97", "interval": "0.97-0.98", "all reads": 0.006845, "linked reads": 0.001972, "all reads (cumsum)": 0.3537, "linked reads (cumsum)": 0.8475, "range_label": "0.97-0.98", "all reads (inferred)": 0.2149, "linked reads (inferred)": 0.8392, "right_edge": 0.98}, {"bin": "0.98", "interval": "0.98-0.99", "all reads": 0.006436, "linked reads": 0.002026, "all reads (cumsum)": 0.3601, "linked reads (cumsum)": 0.8495, "range_label": "0.98-0.99", "all reads (inferred)": 0.2153, "linked reads (inferred)": 0.8401, "right_edge": 0.99}, {"bin": "0.99", "interval": "0.99-1.0", "all reads": 0.6399, "linked reads": 0.1505, "all reads (cumsum)": 1.0, "linked reads (cumsum)": 1.0, "range_label": "0.99-1.0", "all reads (inferred)": 1.0, "linked reads (inferred)": 1.0, "right_edge": 1.0}]}}
